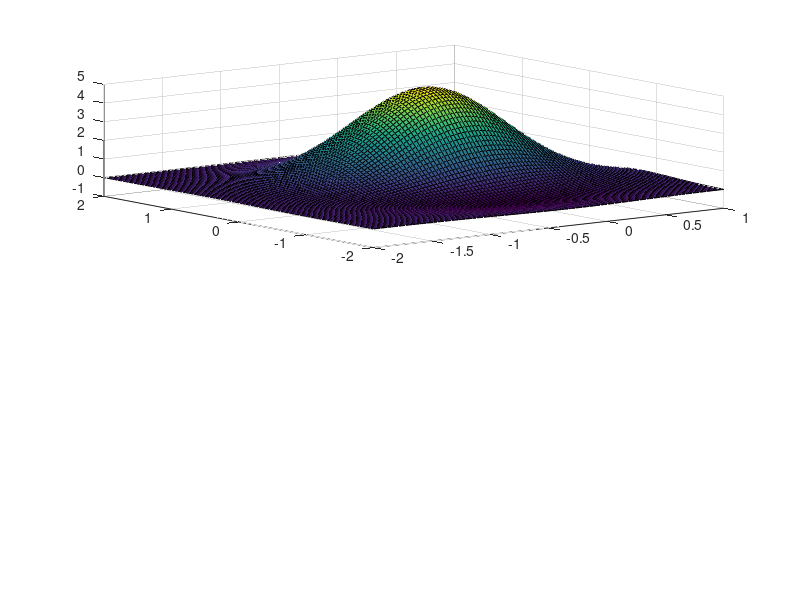

Source code (MATLAB):
x = linspace (-2,1,100)
y = linspace (-2,2,100)
[X,Y]=meshgrid(x,y)
f=exp(-(X.^2+Y.^2)).*(4*cos(X+Y)-3*sin(X-Y))
subplot(211), surf(X,Y,f),